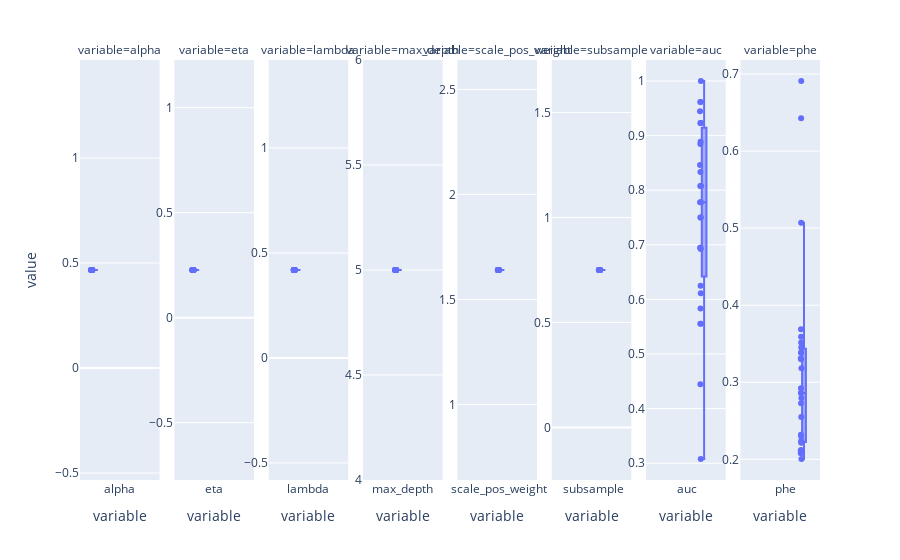

Notebook code for this chart:
### Code cell
import plotly.express as px

fig_boxplot = px.box(
    bs_trials.drop("seed", axis="columns"), 
    points="all", 
    facet_col="variable", 
)

fig_boxplot.update_xaxes(matches=None)
fig_boxplot.update_yaxes(matches=None)
fig_boxplot.for_each_yaxis(lambda yaxis: yaxis.update(showticklabels=True))
fig_boxplot.show()

### Figure 1 — Plotly figure (JSON) as saved in the notebook; plotly's stock layout.template omitted (floating-point values rounded to 4 significant figures)
{"data": [{"alignmentgroup": "True", "boxpoints": "all", "hovertemplate": "variable=%{x}<br>value=%{y}<extra></extra>", "legendgroup": "", "marker": {"color": "#636efa"}, "name": "", "notched": false, "offsetgroup": "", "orientation": "v", "showlegend": false, "type": "box", "x": ["alpha", "alpha", "alpha", "alpha", "alpha", "alpha", "alpha", "alpha", "alpha", "alpha", "alpha", "alpha", "alpha", "alpha", "alpha", "alpha", "alpha", "alpha", "alpha", "alpha", "alpha", "alpha", "alpha", "alpha", "alpha", "alpha", "alpha"], "x0": " ", "xaxis": "x", "y": [0.4666, 0.4666, 0.4666, 0.4666, 0.4666, 0.4666, 0.4666, 0.4666, 0.4666, 0.4666, 0.4666, 0.4666, 0.4666, 0.4666, 0.4666, 0.4666, 0.4666, 0.4666, 0.4666, 0.4666, 0.4666, 0.4666, 0.4666, 0.4666, 0.4666, 0.4666, 0.4666], "y0": " ", "yaxis": "y"}, {"alignmentgroup": "True", "boxpoints": "all", "hovertemplate": "variable=%{x}<br>value=%{y}<extra></extra>", "legendgroup": "", "marker": {"color": "#636efa"}, "name": "", "notched": false, "offsetgroup": "", "orientation": "v", "showlegend": false, "type": "box", "x": ["eta", "eta", "eta", "eta", "eta", "eta", "eta", "eta", "eta", "eta", "eta", "eta", "eta", "eta", "eta", "eta", "eta", "eta", "eta", "eta", "eta", "eta", "eta", "eta", "eta", "eta", "eta"], "x0": " ", "xaxis": "x2", "y": [0.2269, 0.2269, 0.2269, 0.2269, 0.2269, 0.2269, 0.2269, 0.2269, 0.2269, 0.2269, 0.2269, 0.2269, 0.2269, 0.2269, 0.2269, 0.2269, 0.2269, 0.2269, 0.2269, 0.2269, 0.2269, 0.2269, 0.2269, 0.2269, 0.2269, 0.2269, 0.2269], "y0": " ", "yaxis": "y2"}, {"alignmentgroup": "True", "boxpoints": "all", "hovertemplate": "variable=%{x}<br>value=%{y}<extra></extra>", "legendgroup": "", "marker": {"color": "#636efa"}, "name": "", "notched": false, "offsetgroup": "", "orientation": "v", "showlegend": false, "type": "box", "x": ["lambda", "lambda", "lambda", "lambda", "lambda", "lambda", "lambda", "lambda", "lambda", "lambda", "lambda", "lambda", "lambda", "lambda", "lambda", "lambda", "lambda", "lambda", "lambda", "lambda", "lambda", "lambda", "lambda", "lambda", "lambda", "lambda", "lambda"], "x0": " ", "xaxis": "x3", "y": [0.4186, 0.4186, 0.4186, 0.4186, 0.4186, 0.4186, 0.4186, 0.4186, 0.4186, 0.4186, 0.4186, 0.4186, 0.4186, 0.4186, 0.4186, 0.4186, 0.4186, 0.4186, 0.4186, 0.4186, 0.4186, 0.4186, 0.4186, 0.4186, 0.4186, 0.4186, 0.4186], "y0": " ", "yaxis": "y3"}, {"alignmentgroup": "True", "boxpoints": "all", "hovertemplate": "variable=%{x}<br>value=%{y}<extra></extra>", "legendgroup": "", "marker": {"color": "#636efa"}, "name": "", "notched": false, "offsetgroup": "", "orientation": "v", "showlegend": false, "type": "box", "x": ["max_depth", "max_depth", "max_depth", "max_depth", "max_depth", "max_depth", "max_depth", "max_depth", "max_depth", "max_depth", "max_depth", "max_depth", "max_depth", "max_depth", "max_depth", "max_depth", "max_depth", "max_depth", "max_depth", "max_depth", "max_depth", "max_depth", "max_depth", "max_depth", "max_depth", "max_depth", "max_depth"], "x0": " ", "xaxis": "x4", "y": [5, 5, 5, 5, 5, 5, 5, 5, 5, 5, 5, 5, 5, 5, 5, 5, 5, 5, 5, 5, 5, 5, 5, 5, 5, 5, 5], "y0": " ", "yaxis": "y4"}, {"alignmentgroup": "True", "boxpoints": "all", "hovertemplate": "variable=%{x}<br>value=%{y}<extra></extra>", "legendgroup": "", "marker": {"color": "#636efa"}, "name": "", "notched": false, "offsetgroup": "", "orientation": "v", "showlegend": false, "type": "box", "x": ["scale_pos_weight", "scale_pos_weight", "scale_pos_weight", "scale_pos_weight", "scale_pos_weight", "scale_pos_weight", "scale_pos_weight", "scale_pos_weight", "scale_pos_weight", "scale_pos_weight", "scale_pos_weight", "scale_pos_weight", "scale_pos_weight", "scale_pos_weight", "scale_pos_weight", "scale_pos_weight", "scale_pos_weight", "scale_pos_weight", "scale_pos_weight", "scale_pos_weight", "scale_pos_weight", "scale_pos_weight", "scale_pos_weight", "scale_pos_weight", "scale_pos_weight", "scale_pos_weight", "scale_pos_weight"], "x0": " ", "xaxis": "x5", "y": [1.64, 1.64, 1.64, 1.64, 1.64, 1.64, 1.64, 1.64, 1.64, 1.64, 1.64, 1.64, 1.64, 1.64, 1.64, 1.64, 1.64, 1.64, 1.64, 1.64, 1.64, 1.64, 1.64, 1.64, 1.64, 1.64, 1.64], "y0": " ", "yaxis": "y5"}, {"alignmentgroup": "True", "boxpoints": "all", "hovertemplate": "variable=%{x}<br>value=%{y}<extra></extra>", "legendgroup": "", "marker": {"color": "#636efa"}, "name": "", "notched": false, "offsetgroup": "", "orientation": "v", "showlegend": false, "type": "box", "x": ["subsample", "subsample", "subsample", "subsample", "subsample", "subsample", "subsample", "subsample", "subsample", "subsample", "subsample", "subsample", "subsample", "subsample", "subsample", "subsample", "subsample", "subsample", "subsample", "subsample", "subsample", "subsample", "subsample", "subsample", "subsample", "subsample", "subsample"], "x0": " ", "xaxis": "x6", "y": [0.7498, 0.7498, 0.7498, 0.7498, 0.7498, 0.7498, 0.7498, 0.7498, 0.7498, 0.7498, 0.7498, 0.7498, 0.7498, 0.7498, 0.7498, 0.7498, 0.7498, 0.7498, 0.7498, 0.7498, 0.7498, 0.7498, 0.7498, 0.7498, 0.7498, 0.7498, 0.7498], "y0": " ", "yaxis": "y6"}, {"alignmentgroup": "True", "boxpoints": "all", "hovertemplate": "variable=%{x}<br>value=%{y}<extra></extra>", "legendgroup": "", "marker": {"color": "#636efa"}, "name": "", "notched": false, "offsetgroup": "", "orientation": "v", "showlegend": false, "type": "box", "x": ["auc", "auc", "auc", "auc", "auc", "auc", "auc", "auc", "auc", "auc", "auc", "auc", "auc", "auc", "auc", "auc", "auc", "auc", "auc", "auc", "auc", "auc", "auc", "auc", "auc", "auc", "auc"], "x0": " ", "xaxis": "x7", "y": [0.6111, 0.8333, 0.9231, 0.3077, 0.9231, 0.8462, 0.6923, 0.6944, 0.75, 0.6944, 0.4444, 0.9231, 0.9615, 0.625, 1, 0.75, 0.8889, 0.8077, 0.5556, 0.8077, 0.9615, 0.5556, 0.8846, 0.7778, 0.7778, 0.9444, 0.5833], "y0": " ", "yaxis": "y7"}, {"alignmentgroup": "True", "boxpoints": "all", "hovertemplate": "variable=%{x}<br>value=%{y}<extra></extra>", "legendgroup": "", "marker": {"color": "#636efa"}, "name": "", "notched": false, "offsetgroup": "", "orientation": "v", "showlegend": false, "type": "box", "x": ["phe", "phe", "phe", "phe", "phe", "phe", "phe", "phe", "phe", "phe", "phe", "phe", "phe", "phe", "phe", "phe", "phe", "phe", "phe", "phe", "phe", "phe", "phe", "phe", "phe", "phe", "phe"], "x0": " ", "xaxis": "x8", "y": [0.2922, 0.2318, 0.3385, 0.2004, 0.359, 0.2729, 0.3384, 0.691, 0.2079, 0.2862, 0.255, 0.2112, 0.2796, 0.2241, 0.3689, 0.3298, 0.2103, 0.2216, 0.3312, 0.2122, 0.222, 0.3515, 0.2301, 0.6427, 0.3181, 0.5069, 0.3453], "y0": " ", "yaxis": "y8"}], "layout": {"annotations": [{"font": {}, "showarrow": false, "text": "variable=alpha", "x": 0.05375, "xanchor": "center", "xref": "paper", "y": 1, "yanchor": "bottom", "yref": "paper"}, {"font": {}, "showarrow": false, "text": "variable=eta", "x": 0.1812, "xanchor": "center", "xref": "paper", "y": 1, "yanchor": "bottom", "yref": "paper"}, {"font": {}, "showarrow": false, "text": "variable=lambda", "x": 0.3087, "xanchor": "center", "xref": "paper", "y": 1, "yanchor": "bottom", "yref": "paper"}, {"font": {}, "showarrow": false, "text": "variable=max_depth", "x": 0.4363, "xanchor": "center", "xref": "paper", "y": 1, "yanchor": "bottom", "yref": "paper"}, {"font": {}, "showarrow": false, "text": "variable=scale_pos_weight", "x": 0.5637, "xanchor": "center", "xref": "paper", "y": 1, "yanchor": "bottom", "yref": "paper"}, {"font": {}, "showarrow": false, "text": "variable=subsample", "x": 0.6912, "xanchor": "center", "xref": "paper", "y": 1, "yanchor": "bottom", "yref": "paper"}, {"font": {}, "showarrow": false, "text": "variable=auc", "x": 0.8188, "xanchor": "center", "xref": "paper", "y": 1, "yanchor": "bottom", "yref": "paper"}, {"font": {}, "showarrow": false, "text": "variable=phe", "x": 0.9463, "xanchor": "center", "xref": "paper", "y": 1, "yanchor": "bottom", "yref": "paper"}], "boxmode": "group", "legend": {"tracegroupgap": 0}, "margin": {"t": 60}, "xaxis": {"anchor": "y", "categoryarray": ["alpha", "eta", "lambda", "max_depth", "scale_pos_weight", "subsample", "auc", "phe"], "categoryorder": "array", "domain": [0, 0.1075], "title": {"text": "variable"}}, "xaxis2": {"anchor": "y2", "categoryarray": ["alpha", "eta", "lambda", "max_depth", "scale_pos_weight", "subsample", "auc", "phe"], "categoryorder": "array", "domain": [0.1275, 0.235], "title": {"text": "variable"}}, "xaxis3": {"anchor": "y3", "categoryarray": ["alpha", "eta", "lambda", "max_depth", "scale_pos_weight", "subsample", "auc", "phe"], "categoryorder": "array", "domain": [0.255, 0.3625], "title": {"text": "variable"}}, "xaxis4": {"anchor": "y4", "categoryarray": ["alpha", "eta", "lambda", "max_depth", "scale_pos_weight", "subsample", "auc", "phe"], "categoryorder": "array", "domain": [0.3825, 0.49], "title": {"text": "variable"}}, "xaxis5": {"anchor": "y5", "categoryarray": ["alpha", "eta", "lambda", "max_depth", "scale_pos_weight", "subsample", "auc", "phe"], "categoryorder": "array", "domain": [0.51, 0.6175], "title": {"text": "variable"}}, "xaxis6": {"anchor": "y6", "categoryarray": ["alpha", "eta", "lambda", "max_depth", "scale_pos_weight", "subsample", "auc", "phe"], "categoryorder": "array", "domain": [0.6375, 0.745], "title": {"text": "variable"}}, "xaxis7": {"anchor": "y7", "categoryarray": ["alpha", "eta", "lambda", "max_depth", "scale_pos_weight", "subsample", "auc", "phe"], "categoryorder": "array", "domain": [0.765, 0.8725], "title": {"text": "variable"}}, "xaxis8": {"anchor": "y8", "categoryarray": ["alpha", "eta", "lambda", "max_depth", "scale_pos_weight", "subsample", "auc", "phe"], "categoryorder": "array", "domain": [0.8925, 1], "title": {"text": "variable"}}, "yaxis": {"anchor": "x", "domain": [0, 1], "showticklabels": true, "title": {"text": "value"}}, "yaxis2": {"anchor": "x2", "domain": [0, 1], "showticklabels": true}, "yaxis3": {"anchor": "x3", "domain": [0, 1], "showticklabels": true}, "yaxis4": {"anchor": "x4", "domain": [0, 1], "showticklabels": true}, "yaxis5": {"anchor": "x5", "domain": [0, 1], "showticklabels": true}, "yaxis6": {"anchor": "x6", "domain": [0, 1], "showticklabels": true}, "yaxis7": {"anchor": "x7", "domain": [0, 1], "showticklabels": true}, "yaxis8": {"anchor": "x8", "domain": [0, 1], "showticklabels": true}}}
